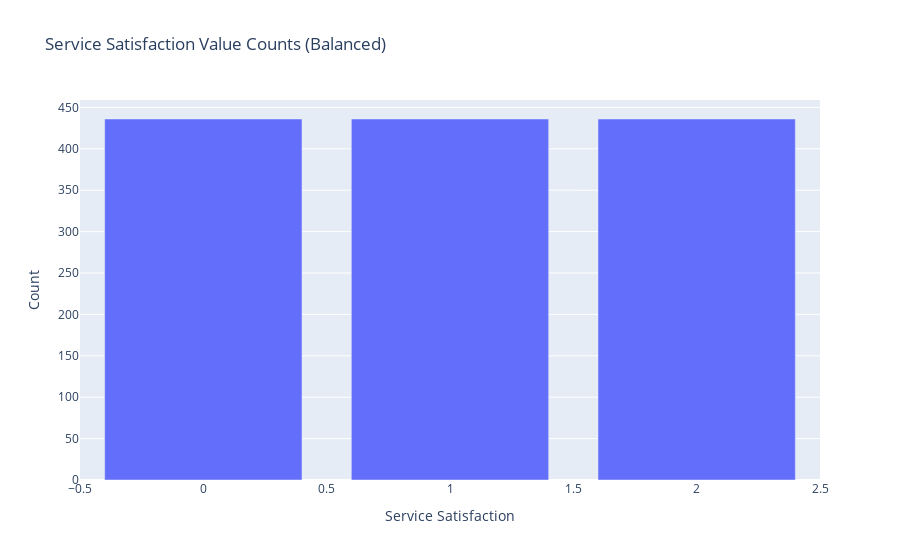

Notebook code cell kept with this figure:
### Code cell
value_counts2 = balanced_df['ServiceSatisfaction'].value_counts().reset_index()
value_counts2.columns = ['ServiceSatisfaction', 'Counts']

fig = px.bar(value_counts2, x='ServiceSatisfaction', y='Counts',
             title='Service Satisfaction Value Counts (Balanced)',
             labels={'ServiceSatisfaction': 'Service Satisfaction', 'Counts': 'Count'})

fig.show()

### Figure 1 — Plotly figure (JSON) as saved in the notebook; plotly's stock layout.template omitted (floating-point values rounded to 4 significant figures)
{"data": [{"alignmentgroup": "True", "hovertemplate": "Service Satisfaction=%{x}<br>Count=%{y}<extra></extra>", "legendgroup": "", "marker": {"color": "#636efa", "pattern": {"shape": ""}}, "name": "", "offsetgroup": "", "orientation": "v", "showlegend": false, "textposition": "auto", "type": "bar", "x": [2, 1, 0], "xaxis": "x", "y": [436, 436, 436], "yaxis": "y"}], "layout": {"barmode": "relative", "legend": {"tracegroupgap": 0}, "title": {"text": "Service Satisfaction Value Counts (Balanced)"}, "xaxis": {"anchor": "y", "domain": [0, 1], "title": {"text": "Service Satisfaction"}}, "yaxis": {"anchor": "x", "domain": [0, 1], "title": {"text": "Count"}}}}
